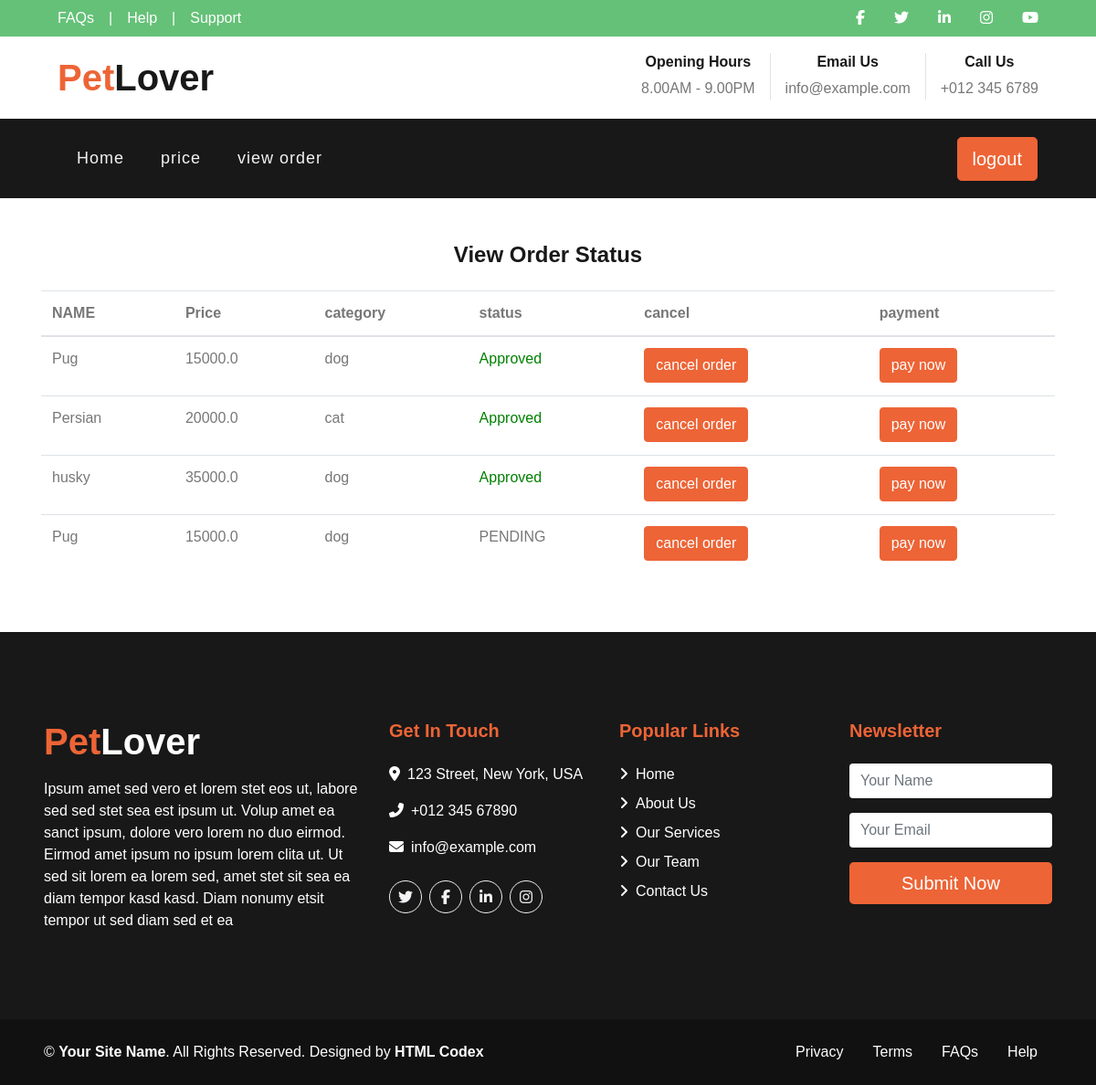
/view_order/, run on the app's committed database.
### petshop_app/models.py (models this page shows)
class orderplaced(models.Model):
    customer = models.ForeignKey(customer, on_delete=models.CASCADE, null=True)
    title = models.CharField(max_length=100)
    price = models.FloatField()
    category = models.CharField(choices=CATEGORY_CHOICES, max_length=100)
    description = models.TextField()
    picture = models.ImageField()
    order_status = models.IntegerField(default=False)

### petshop_app/views.py (the view)
# urls.py: path('view_order/', views.view_order, name='view_order'),
def view_order(request):
    dataset = orderplaced.objects.all()
    context = {
        'data': dataset
    }
    return render(request, 'cx/view_order.html', context)

### Templates/cx/view_order.html (shortened to what this page needs)
{% extends 'cx/base.html' %}
{% load static %}
{% block content %}
<!doctype html>
<html lang="en">
  <head>
	<link rel="stylesheet" href="{% static 'view_chef/ttps://stackpath.bootstrapcdn.com/font-awesome/4.7.0/css/font-awesome.min.css' %}">
	<link rel="stylesheet" href="{% static 'view_chef/css/style.css' %}">
	</head>
	<body>
	<section class="ftco-section">
		<div class="container">
			<div class="row justify-content-center">
			</div>
			<div class="row">
				<div class="col-md-12">
					<h4 class="text-center mb-4">View Order Status</h4>
					<div class="table-wrap">
						<table class="table">
					    <thead class="thead-primary">
					      <tr>
					        <th>NAME</th>
					        <th>Price</th>
					        <th>category</th>
					        <th>status</th>
					        <th>cancel</th>
					        <th>payment</th>
					      </tr>
					    </thead>
					    <tbody>
						{% for i in data %}
					      <tr>
					        <td>{{i.title}}</td>
					        <td>{{i.price}}</td>
					        <td>{{i.category}}</td>
							<td>{% if i.order_status == 0 %}
                             <p>PENDING</p>
                               {% elif i.order_status == 1 %}
                              <p style="color:Green;">Approved</p>
                              {% else %}
                              <p>Rejected</p>
                              {% endif %}
                             </td>
<td><a href="{% url 'delete_order' i.id %}" class="btn btn-primary">cancel order</a></td>
							  <td><a href="{% url 'payments' id=i.id %}" class="btn btn-primary">pay now</a></td>
					      </tr>
						{% endfor %}
					    </tbody>
					  </table>
					</div>
				</div>
			</div>
		</div>
	</section>
	</body>
</html>
{% endblock content %}

### Templates/cx/base.html (shortened to what this page needs)
{% load static %}
<!DOCTYPE html>
<html lang="en">
<head>
    <link href="{% static 'cx/https://cdnjs.cloudflare.com/ajax/libs/font-awesome/5.10.0/css/all.min.css' %}" rel="stylesheet">
    <link href="{% static 'cx/lib/flaticon/font/flaticon.css' %}" rel="stylesheet">
    <link href="{% static 'cx/lib/owlcarousel/assets/owl.carousel.min.css' %}" rel="stylesheet">
    <link href="{% static 'cx/lib/tempusdominus/css/tempusdominus-bootstrap-4.min.css' %}" rel="stylesheet" />
    <link href="{% static 'cx/css/style.css' %}" rel="stylesheet">
</head>
<body>
    <div class="container-fluid">
        <div class="row bg-secondary py-2 px-lg-5">
            <div class="col-lg-6 text-center text-lg-left mb-2 mb-lg-0">
                <div class="d-inline-flex align-items-center">
                    <a class="text-white pr-3" href="">FAQs</a>
                    <span class="text-white">|</span>
                    <a class="text-white px-3" href="">Help</a>
                    <span class="text-white">|</span>
                    <a class="text-white pl-3" href="">Support</a>
                </div>
            </div>
            <div class="col-lg-6 text-center text-lg-right">
                <div class="d-inline-flex align-items-center">
                    <a class="text-white px-3" href="">
                        <i class="fab fa-facebook-f"></i>
                    </a>
                    <a class="text-white px-3" href="">
                        <i class="fab fa-twitter"></i>
                    </a>
                    <a class="text-white px-3" href="">
                        <i class="fab fa-linkedin-in"></i>
                    </a>
                    <a class="text-white px-3" href="">
                        <i class="fab fa-instagram"></i>
                    </a>
                    <a class="text-white pl-3" href="">
                        <i class="fab fa-youtube"></i>
                    </a>
                </div>
            </div>
        </div>
        <div class="row py-3 px-lg-5">
            <div class="col-lg-4">
                <a href="" class="navbar-brand d-none d-lg-block">
                    <h1 class="m-0 display-5 text-capitalize"><span class="text-primary">Pet</span>Lover</h1>
                </a>
            </div>
            <div class="col-lg-8 text-center text-lg-right">
                <div class="d-inline-flex align-items-center">
                    <div class="d-inline-flex flex-column text-center pr-3 border-right">
                        <h6>Opening Hours</h6>
                        <p class="m-0">8.00AM - 9.00PM</p>
                    </div>
                    <div class="d-inline-flex flex-column text-center px-3 border-right">
                        <h6>Email Us</h6>
                        <p class="m-0">info@example.com</p>
                    </div>
                    <div class="d-inline-flex flex-column text-center pl-3">
                        <h6>Call Us</h6>
                        <p class="m-0">+012 345 6789</p>
                    </div>
                </div>
            </div>
        </div>
    </div>
    <div class="container-fluid p-0">
        <nav class="navbar navbar-expand-lg bg-dark navbar-dark py-3 py-lg-0 px-lg-5">
            <div class="collapse navbar-collapse justify-content-between px-3" id="navbarCollapse">
                <div class="navbar-nav mr-auto py-0">
                    <a href="{% url 'index' %}" class="nav-item nav-link">Home</a>
                    <a href="{% url 'viewpet' %}" class="nav-item nav-link">price</a>
                    <a href="{% url 'view_order' %}" class="nav-item nav-link">view order</a>
                </div>
                <a href="{% url 'logout' %}" class="btn btn-lg btn-primary px-3 d-none d-lg-block">logout</a>
            </div>
        </nav>
    </div>
{% block content %}
    {% endblock content %}
    <div class="container-fluid bg-dark text-white mt-5 py-5 px-sm-3 px-md-5">
        <div class="row pt-5">
            <div class="col-lg-4 col-md-12 mb-5">
                <h1 class="mb-3 display-5 text-capitalize text-white"><span class="text-primary">Pet</span>Lover</h1>
                <p class="m-0">Ipsum amet sed vero et lorem stet eos ut, labore sed sed stet sea est ipsum ut. Volup amet ea sanct ipsum, dolore vero lorem no duo eirmod. Eirmod amet ipsum no ipsum lorem clita ut. Ut sed sit lorem ea lorem sed, amet stet sit sea ea diam tempor kasd kasd. Diam nonumy etsit tempor ut sed diam sed et ea</p>
            </div>
            <div class="col-lg-8 col-md-12">
                <div class="row">
                    <div class="col-md-4 mb-5">
                        <h5 class="text-primary mb-4">Get In Touch</h5>
                        <p><i class="fa fa-map-marker-alt mr-2"></i>123 Street, New York, USA</p>
                        <p><i class="fa fa-phone-alt mr-2"></i>+012 345 67890</p>
                        <p><i class="fa fa-envelope mr-2"></i>info@example.com</p>
                        <div class="d-flex justify-content-start mt-4">
                            <a class="btn btn-outline-light rounded-circle text-center mr-2 px-0" style="width: 36px; height: 36px;" href="#"><i class="fab fa-twitter"></i></a>
                            <a class="btn btn-outline-light rounded-circle text-center mr-2 px-0" style="width: 36px; height: 36px;" href="#"><i class="fab fa-facebook-f"></i></a>
                            <a class="btn btn-outline-light rounded-circle text-center mr-2 px-0" style="width: 36px; height: 36px;" href="#"><i class="fab fa-linkedin-in"></i></a>
                            <a class="btn btn-outline-light rounded-circle text-center mr-2 px-0" style="width: 36px; height: 36px;" href="#"><i class="fab fa-instagram"></i></a>
                        </div>
                    </div>
                    <div class="col-md-4 mb-5">
                        <h5 class="text-primary mb-4">Popular Links</h5>
                        <div class="d-flex flex-column justify-content-start">
                            <a class="text-white mb-2" href="#"><i class="fa fa-angle-right mr-2"></i>Home</a>
                            <a class="text-white mb-2" href="#"><i class="fa fa-angle-right mr-2"></i>About Us</a>
                            <a class="text-white mb-2" href="#"><i class="fa fa-angle-right mr-2"></i>Our Services</a>
                            <a class="text-white mb-2" href="#"><i class="fa fa-angle-right mr-2"></i>Our Team</a>
                            <a class="text-white" href="#"><i class="fa fa-angle-right mr-2"></i>Contact Us</a>
                        </div>
                    </div>
                    <div class="col-md-4 mb-5">
                        <h5 class="text-primary mb-4">Newsletter</h5>
                        <form action="">
                            <div class="form-group">
                                <input type="text" class="form-control border-0" placeholder="Your Name" required="required" />
                            </div>
                            <div class="form-group">
                                <input type="email" class="form-control border-0" placeholder="Your Email" required="required" />
                            </div>
                            <div>
                                <button class="btn btn-lg btn-primary btn-block border-0" type="submit">Submit Now</button>
                            </div>
                        </form>
                    </div>
                </div>
            </div>
        </div>
    </div>
    <div class="container-fluid text-white py-4 px-sm-3 px-md-5" style="background: #111111;">
        <div class="row">
            <div class="col-md-6 text-center text-md-left mb-3 mb-md-0">
                <p class="m-0 text-white">
                    &copy; <a class="text-white font-weight-bold" href="#">Your Site Name</a>. All Rights Reserved. Designed by
                    <a class="text-white font-weight-bold" href="https://htmlcodex.com">HTML Codex</a>
                </p>
            </div>
            <div class="col-md-6 text-center text-md-right">
                <ul class="nav d-inline-flex">
                    <li class="nav-item">
                        <a class="nav-link text-white py-0" href="#">Privacy</a>
                    </li>
                    <li class="nav-item">
                        <a class="nav-link text-white py-0" href="#">Terms</a>
                    </li>
                    <li class="nav-item">
                        <a class="nav-link text-white py-0" href="#">FAQs</a>
                    </li>
                    <li class="nav-item">
                        <a class="nav-link text-white py-0" href="#">Help</a>
                    </li>
                </ul>
            </div>
        </div>
    </div>
</body>
</html>

### static/add_chef/css/style.css (style rules this page uses)
body { margin: 0; }

### data on the page
orderplaced: title "Pug", price "15000.0", category "dog", order_status "Approved"
orderplaced: title "Persian", price "20000.0", category "cat", order_status "Approved"
orderplaced: title "husky", price "35000.0", category "dog", order_status "Approved"
orderplaced: title "Pug", price "15000.0", category "dog", order_status "PENDING"
